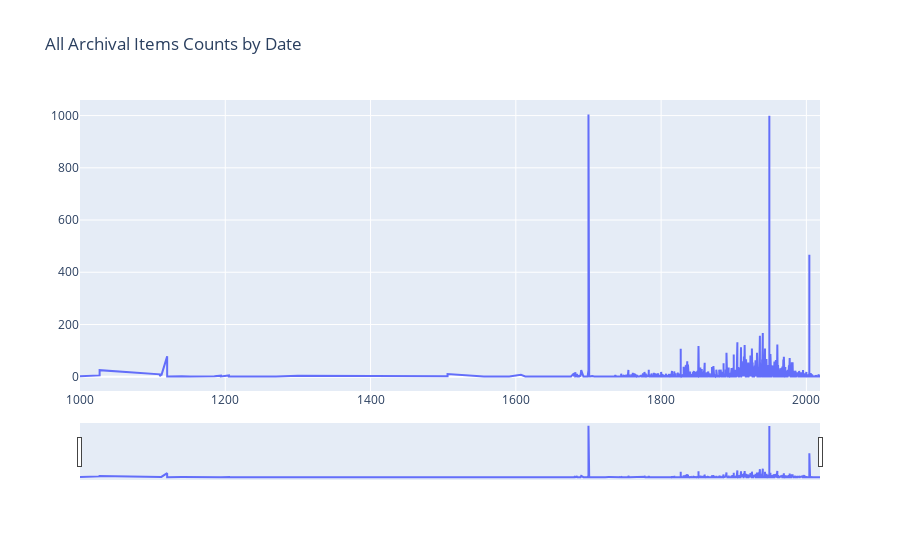

The notebook cell saved with this chart:
### Code cell
fig = go.Figure()
fig.add_trace(
    go.Scatter(x=list(topic_year_cnt.Date), y=list(topic_year_cnt.Count)))
# Set title
fig.update_layout(
    title_text="All Archival Items Counts by Date"
)

# Add range slider
fig.update_layout(
    xaxis=dict(
        rangeslider=dict(
            visible=True
        ),
        type="date"
    )
)

pio.write_html(fig, file='presentation/all_archival_counts_bydate.html', auto_open=True)

fig.show()

### Figure 1 — Plotly figure (JSON) as saved in the notebook; plotly's stock layout.template omitted (floating-point values rounded to 4 significant figures; data arrays with more than 128 entries replaced by an {"elided": "..."} marker saying what was removed)
{"data": [{"type": "scatter", "x": {"elided": "45393 str values"}, "y": {"elided": "45393 int values"}}], "layout": {"title": {"text": "All Archival Items Counts by Date"}, "xaxis": {"rangeslider": {"visible": true}, "type": "date"}}}
